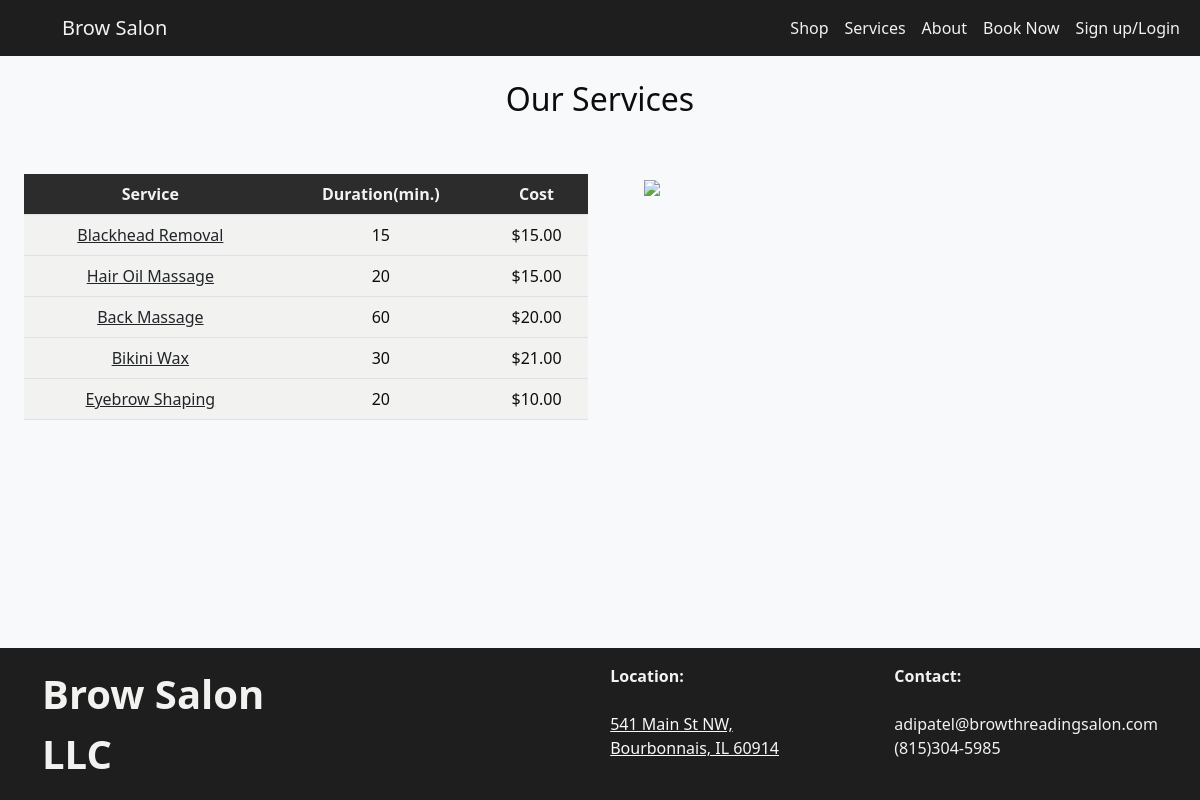
Page /services/ on the committed database.
### salon/models.py (models this page shows)
class Service(models.Model):
    name = models.CharField(max_length=100)  # Service name
    duration = models.PositiveIntegerField()  # Duration in minutes
    cost = models.DecimalField(max_digits=6, decimal_places=2) # Cost of Service

### salon/views.py (the view)
# urls.py: path("services/", views.services, name="services"),
def services(request):
    all_services = Service.objects.all()
    return render(request, 'services.html', {'services':all_services})

### salon/templates/services.html (shortened to what this page needs)
{% extends "base.html" %}
{% block content %}
<h2 class="text-center container-fluid">Our Services</h2><br><br>
<div class="container-fluid">
  <div class="row">
      <div class="col-sm">
        <table class="table text-center container-fluid">
            <thead>
              <tr>
                <th scope="col">Service</th>
                <th scope="col">Duration(min.)</th>
                <th scope="col">Cost</th>
              </tr>
            </thead>
            <tbody>
            {% for service in services %}
              <tr class="text-center">
                <td><a class="text-dark" href="{% url 'booking' %}">{{service.name}}</a></td>
                <td>{{service.duration}}</td>
                <td>${{service.cost}}</td>
              </tr>
            {% endfor %}
            </tbody>
        </table>
      </div>
      <div class="col-sm text-center">
        <img class="img img-fluid text-center" style="max-width: 500px; width: 100%;"  src="https://img.freepik.com/free-photo/woman-going-through-microblading-treatment_23-2149103138.jpg">
      </div>
    </div>
  </div>
  <div class="clear" style=" clear: both; height: 238px;"></div>
{% endblock %}

### salon/templates/base.html (style rules this page uses)
body { background-color: #f2f2f0; color: #0d0d0d; }
.table { background-color: #bde8f1 !important; color: #0d0d0d !important; }
.table th { background-color: #2C2C2C !important; color: #f2f2f0 !important; }
.table td { background-color: #f2f2f0 !important; color: #0d0d0d !important; }
.img { display: inline-block; width:100%; max-width:400px; }

### rows in the picture
Service: name "Blackhead Removal", duration "15", cost "15.00"
Service: name "Hair Oil Massage", duration "20", cost "15.00"
Service: name "Back Massage", duration "60", cost "20.00"
Service: name "Bikini Wax", duration "30", cost "21.00"
Service: name "Eyebrow Shaping", duration "20", cost "10.00"
